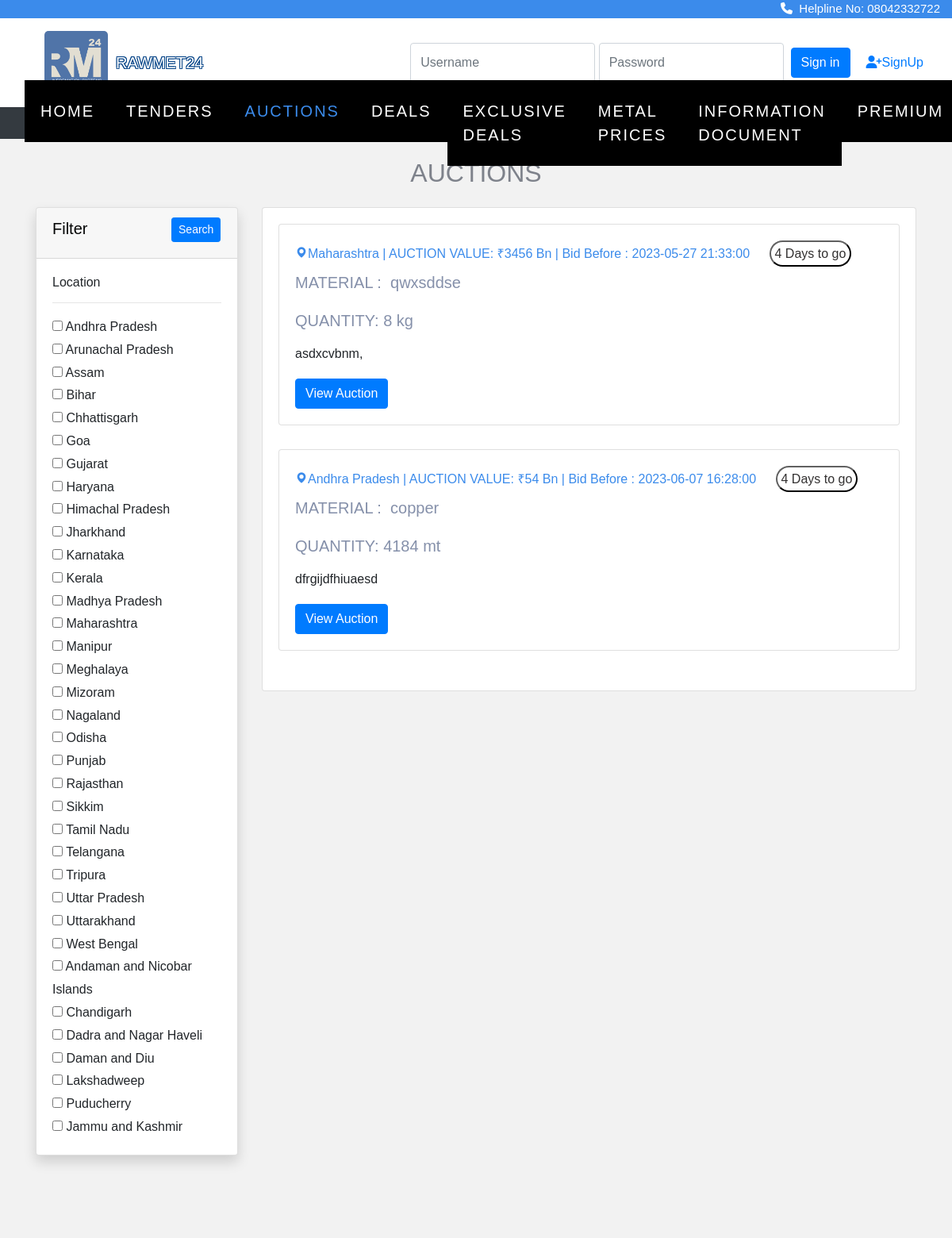
Page /tender/auction.php (upper part) on the earlier database version.
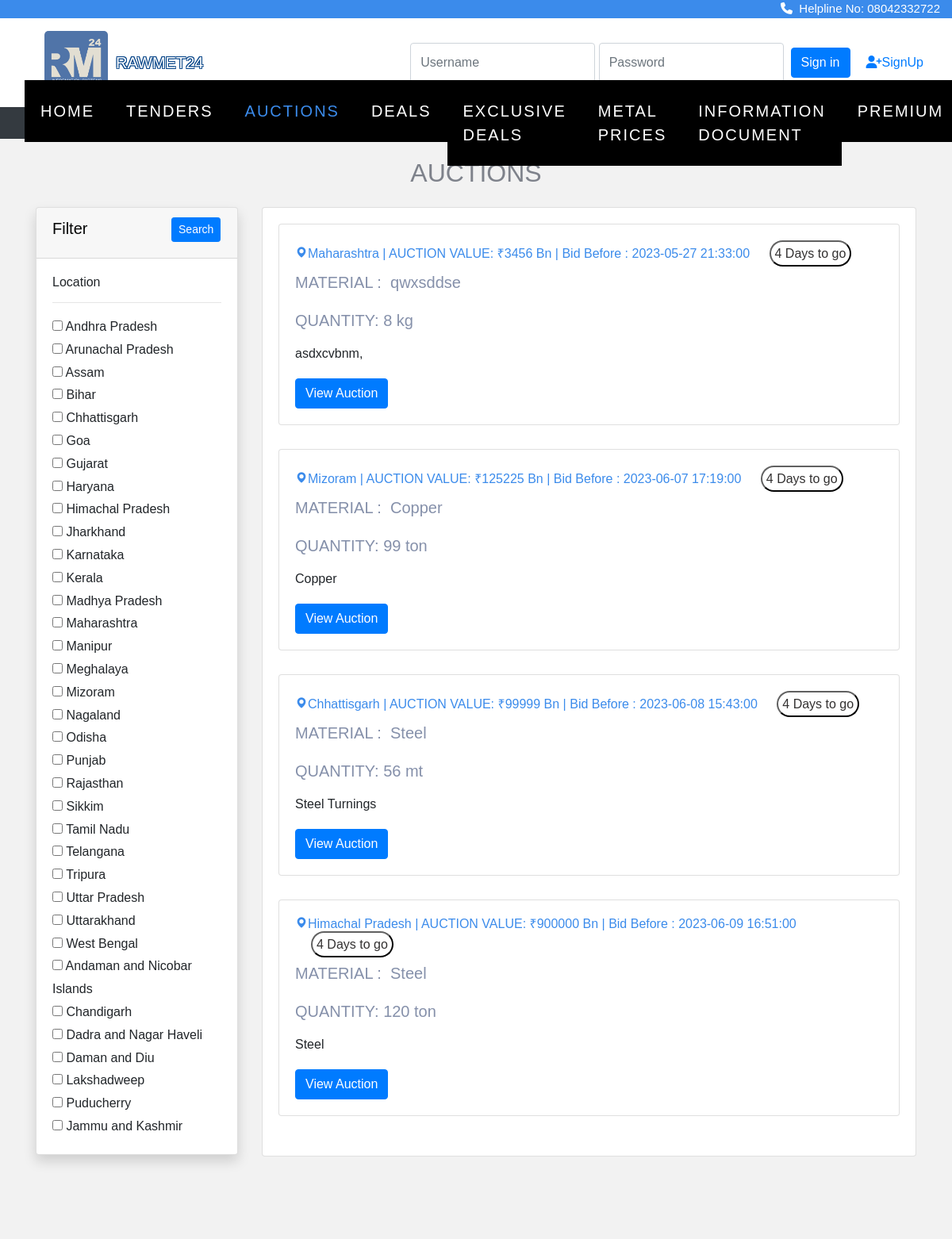
Same page on the later database version.
### tables this page shows
CREATE TABLE `location` (
  `state_id` int(11) NOT NULL,
  `state_name` varchar(50) DEFAULT NULL
);

CREATE TABLE `auction` (
  `id` int(11) NOT NULL,
  `category` varchar(255) DEFAULT NULL,
  `infoId` varchar(255) DEFAULT NULL,
  `ownership` varchar(255) DEFAULT NULL,
  `aucLocation` varchar(255) DEFAULT NULL,
  `sector` varchar(255) DEFAULT NULL,
  `aucNumber` varchar(255) DEFAULT NULL,
  `aucDescription` text DEFAULT NULL,
  `aucValue` varchar(255) NOT NULL,
  `aucSource` varchar(255) DEFAULT NULL,
  `material` varchar(255) DEFAULT NULL,
  `quantity` varchar(255) NOT NULL,
  `ePublishingDateTime` datetime DEFAULT NULL,
  `startDatetime` datetime DEFAULT NULL,
  `endDatetime` datetime DEFAULT NULL,
  `insStartdatetime` datetime DEFAULT NULL,
  `insEnddatetime` datetime DEFAULT NULL,
  `emdType` varchar(255) DEFAULT NULL,
  `emdAmt` decimal(10,2) DEFAULT NULL,
  `companyName` varchar(255) DEFAULT NULL,
  `location` varchar(255) DEFAULT NULL,
  `street` varchar(255) DEFAULT NULL,
  `city` varchar(255) DEFAULT NULL,
  `telephone` varchar(255) DEFAULT NULL,
  `email` varchar(255) DEFAULT NULL,
  `contactPerson` varchar(255) DEFAULT NULL,
  `img` varchar(300) NOT NULL,
  `file` varchar(300) NOT NULL
);

### tender/auction.php (the view, shortened to what the changed rows need)
<?php
include "connect.php";
?>
<!doctype html>
<html lang="en">
  <head>
    <link rel="stylesheet" href="https://cdn.jsdelivr.net/npm/bootstrap@4.0.0/dist/css/bootstrap.min.css">
<link rel="stylesheet" href="https://stackpath.bootstrapcdn.com/font-awesome/4.7.0/css/font-awesome.min.css">
<link rel="stylesheet" href="https://cdnjs.cloudflare.com/ajax/libs/font-awesome/4.7.0/css/font-awesome.min.css">
<link rel="stylesheet" href="css/style.css">
<link rel="stylesheet" href="css/_buttons.scss">
<link rel="stylesheet" href="css/buttons.scss">
<link rel="stylesheet" href="css/auction.css">
<link rel="stylesheet" href="css/reboot.scss">
<link rel="stylesheet" href="https://cdnjs.cloudflare.com/ajax/libs/font-awesome/6.4.0/css/all.min.css">
<link href='https://unpkg.com/boxicons@2.1.4/css/boxicons.min.css' rel='stylesheet'>
<link rel="stylesheet" href="https://cdnjs.cloudflare.com/ajax/libs/font-awesome/4.7.0/css/font-awesome.min.css">
<link rel="stylesheet" type="text/css" href="https://stackpath.bootstrapcdn.com/bootstrap/4.4.1/css/bootstrap.min.css">
<link rel="stylesheet" type="text/css" href="https://pixinvent.com/stack-responsive-bootstrap-4-admin-template/app-assets/css/bootstrap-extended.min.css">
<link rel="stylesheet" type="text/css" href="https://pixinvent.com/stack-responsive-bootstrap-4-admin-template/app-assets/fonts/simple-line-icons/style.min.css">
</head>
</head>
<body>
<section class="home">
<br>
 <center>
 <h2 style="color: #7e828b;">AUCTIONS</h2> </center>
    <div class="container">
        <div class="row">
            <div class="col-md-3">
                <form action="auction.php?l=" method="GET">
                    <div class="card shadow mt-3">
                        <div class="card-body">
                            <h6>Location</h6>
                            <hr>
                            <?php
                            $brand_query = "SELECT * FROM location";
                            $brand_query_run = mysqli_query($con, $brand_query);
                            if (mysqli_num_rows($brand_query_run) > 0) {
                                foreach ($brand_query_run as $locationlist) {
                                    ?>
                                    <div id="checkbox">
                                        <input type="checkbox" name="locations" value="<?= $locationlist['state_name']; ?>"
                                            ?>>
                                        <?= $locationlist['state_name']; ?>
                                    </div>
                                    <?php
                                }
                            } else {
                                echo "No locations Found";
                            }
                            ?>
                        </div>
                    </div>
                </form>
            </div>
            <div class="col-md-9 mt-3">
                <div class="card ">
                    <div class="card-body row">
                        <?php
                        if (isset($_GET['locations'])) {
                            $branchecked = [];
                            $branchecked[0] = $_GET['locations'];
                            foreach ($branchecked as $rowbrand) {
                                 $sql = "SELECT * FROM auction WHERE aucLocation='".$rowbrand."'";
                                $result = mysqli_query($con, $sql);
                                if (mysqli_num_rows($result) > 0) {
                                    foreach ($result as $row):
                                        ?>
                                       <div class="col-md-12 grid-margin stretch-card">
                    <div class="card">
                        <div class="card-body">
                                              <h6 style="color:#3b8beb; "> <i class='bx bxs-map'></i><?php echo $row['aucLocation'];?>| Auction Value : <?php echo $row['aucValue'];?> | Bid Before : <?php echo $row['endDatetime'];?> <button style="padding:5px ;border-color: #0c0c0c; border-radius: 20px; color: #333131; background-color: #ffffff; margin-left: 20px;">4 Days to go</button></h6>
                        <h5 style="color:#8590aa; font-family: 'Montserrat', sans-serif;">MATERIAL :&nbsp <?php echo $row['material'];?> <br> <p>QUANTITY:&nbsp<?php echo $row['quantity'];?></p></h5>
                        <p><?php echo $row['aucDescription'];?></p>
    <a href="auction_page.php?g=<?php echo $row['id'];?>"><button class="btn btn-primary" type="submit">View Auction</button></a></h6>
                      </div>
                    </div>
                  </div>
                                        <?php
                                    endforeach;
                                }else{
                                  echo "No result is found";
                                 }
                            }
                        } else {
                            $sql = "SELECT * FROM auction";
                            $result = mysqli_query($con, $sql);
                            if (mysqli_num_rows($result) > 0) {
                                foreach ($result as $row):
                                    ?>
                                    <div class="col-md-12 grid-margin stretch-card">
                    <div class="card">
                        <div class="card-body">
                                              <h6 style="color:#3b8beb; "> <i class='bx bxs-map'></i><?php echo $row['aucLocation'];?>&nbsp| AUCTION VALUE:&nbsp₹<?php echo $row['aucValue'];?> Bn | Bid Before : <?php echo $row['endDatetime'];?> <button style="padding:5px ;border-color: #0c0c0c; border-radius: 20px; color: #333131; background-color: #ffffff; margin-left: 20px;">4 Days to go</button></h6>
                        <h5 style="color:#8590aa; font-family: 'Montserrat', sans-serif;">MATERIAL :&nbsp <?php echo $row['material'];?><br> <br> <p>QUANTITY:&nbsp<?php echo $row['quantity'];?></p></h5>
                        <p><?php echo $row['aucDescription'];?></p>
    <a href="auction_page.php?g=<?php echo $row['id'];?>"><button class="btn btn-primary" type="submit">View Auction</button></a></h6>
                      </div>
                    </div>
                  </div>
                                <?php
                                endforeach;
                            } else {
                                echo "No Items Found";
                            }
                        }
                        ?>
                </div>
            </div>
        </div>
    </div>
    </div>
    <br><br>
</body>
</html>

Differences in the rows shown:
removed auction: aucLocation "Andhra Pradesh", aucValue "54", endDatetime "2023-06-07 16:28:00", material "copper", quantity "4184 mt", aucDescription "dfrgijdfhiuaesd"
added auction: aucLocation "Mizoram", aucValue "125225", endDatetime "2023-06-07 17:19:00", material "Copper", quantity "99 ton", aucDescription "Copper"
added auction: aucLocation "Chhattisgarh", aucValue "99999", endDatetime "2023-06-08 15:43:00", material "Steel", quantity "56 mt", aucDescription "Steel Turnings"
added auction: aucLocation "Himachal Pradesh", aucValue "900000", endDatetime "2023-06-09 16:51:00", material "Steel", quantity "120 ton", aucDescription "Steel"
